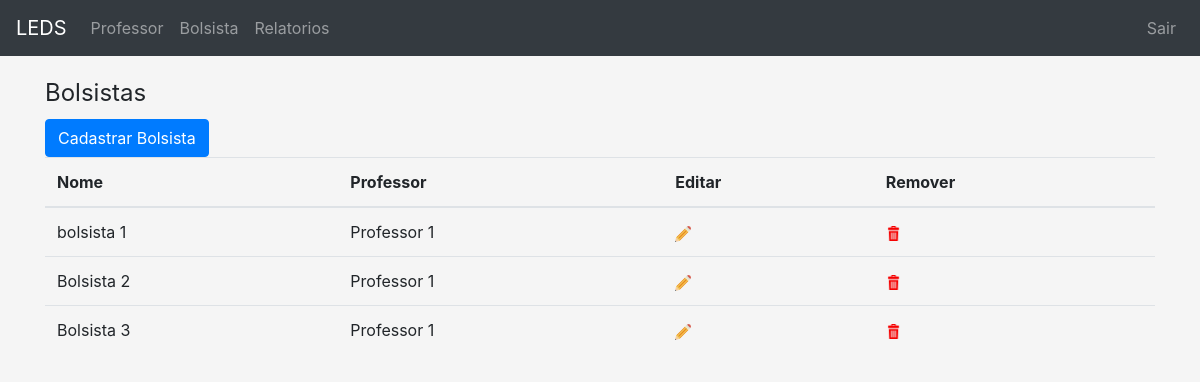
The page /bolsista/ (signed in) on the database as committed earlier.
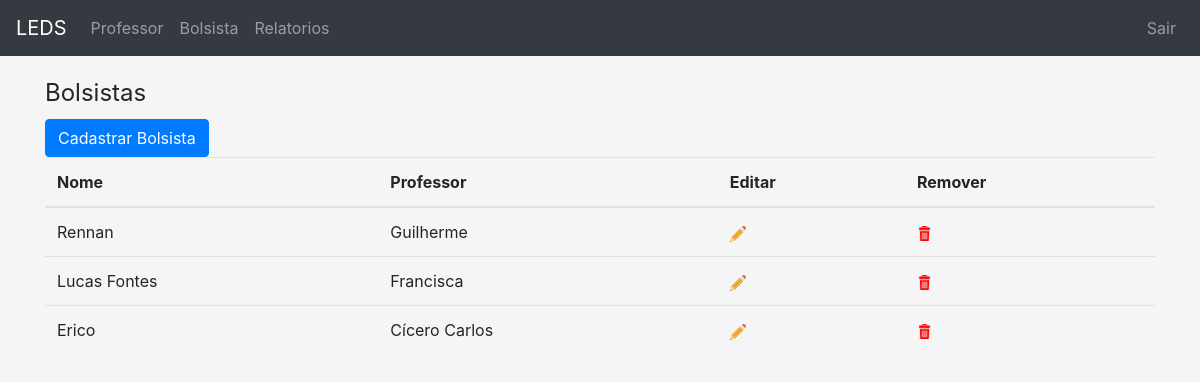
The same page on the database as committed later.
### app/models.py (models this page shows, shortened)
class Bolsista(models.Model):
	TIPO_CHOICES = (
	    (0, 'Voluntário'),
	    (1, 'Remunerado'),
	)
	nome = models.CharField('Nome', max_length=100)
	matricula = models.CharField('Matricula', max_length=20,unique=True)
	cartao_rfid = models.CharField('Cartão RFID', max_length=100, null=True)
	professor = models.ForeignKey(Professor, verbose_name='Professor', related_name='bolsista_professor', on_delete=models.CASCADE, default=True)
	tipo_bolsa = models.IntegerField('Tipo', choices=TIPO_CHOICES)
	carga_horaria_semanal = models.IntegerField('Carga Horaria (semanal)', validators=[MinValueValidator(1)])
	class Meta:
		verbose_name='Bolsista'
		verbose_name_plural='Bolsistas'

class Professor(models.Model):
	nome = models.CharField('Nome', max_length=100, unique = True)
	class Meta:
		verbose_name='Professor';
		verbose_name_plural='Professores'

### app/views.py (the view)
# urls.py: url(r'^bolsista/$', views.list_bolsista, name='list_bolsista'),
@login_required(login_url='/login')
def list_bolsista(request):
	bolsistas = Bolsista.objects.all()
	return render(request, 'bolsista/list_bolsista.html',{'bolsistas':bolsistas})

### app/templates/bolsista/list_bolsista.html (shortened to what this page needs)
{% extends "base.html" %}
{%load static%}
{% load django_bootstrap_breadcrumbs %}
{%block content%}
    <legend>Bolsistas</legend>
<a href="{%url 'app:create_bolsista'%}"><button class="btn btn-primary">Cadastrar Bolsista
</button></a>
    <table class="table">
        <thead>
        <tr>
            <th>Nome</th>
            <th>Professor</th>
            <th>Editar</th>
            <th>Remover</th>
        </tr>
        </thead>
        <tbody>
        {% for bolsista in bolsistas %}
            <tr>
                <td>{{ bolsista.nome }}</td>
                <td>{{ bolsista.professor.nome}}</td>
                <td><a href="{%url 'app:update_bolsista' bolsista.id%}"><img alt="" src="{% static 'img/edit.png'%}"></a></td>
                <td><a href="{%url 'app:delete_bolsista' bolsista.id%}"><img alt="" src="{% static 'img/rubbish.png'%}" width="15" height="15"></a></td>
            </tr>
        {% endfor %}
        </tbody>
    </table>
{% endblock %}

Rows that differ between the two databases and show on the page:
removed Bolsista: nome "bolsista 1", professor.nome "Professor 1"
removed Bolsista: nome "Bolsista 2", professor.nome "Professor 1"
removed Bolsista: nome "Bolsista 3", professor.nome "Professor 1"
added Bolsista: nome "Rennan", professor.nome "Guilherme"
added Bolsista: nome "Lucas Fontes", professor.nome "Francisca"
added Bolsista: nome "Erico", professor.nome "Cícero Carlos"
